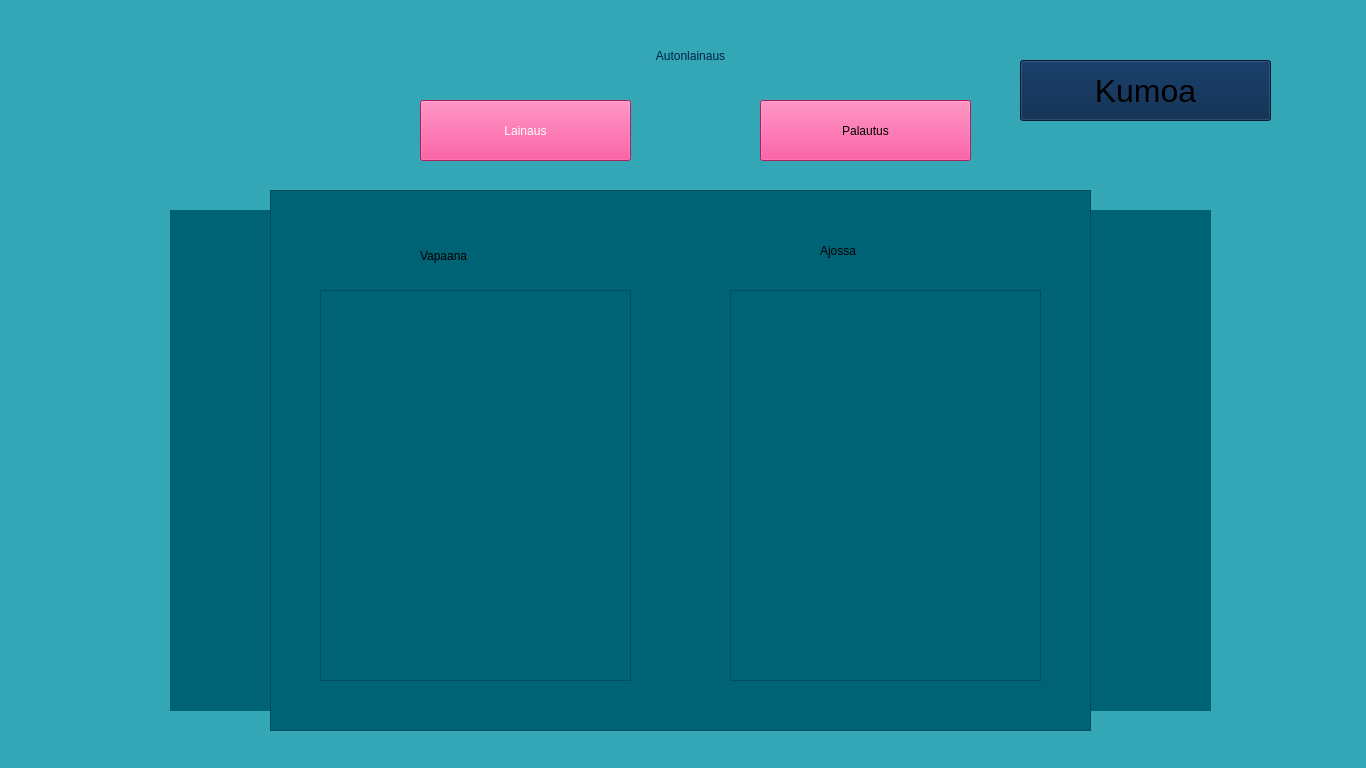
<?xml version="1.0" encoding="UTF-8"?>
<ui version="4.0">
 <class>MainWindow</class>
 <widget class="QMainWindow" name="MainWindow">
  <property name="geometry">
   <rect>
    <x>0</x>
    <y>0</y>
    <width>1366</width>
    <height>768</height>
   </rect>
  </property>
  <property name="font">
   <font>
    <pointsize>11</pointsize>
    <bold>true</bold>
   </font>
  </property>
  <property name="cursor">
   <cursorShape>PointingHandCursor</cursorShape>
  </property>
  <property name="windowTitle">
   <string>MainWindow</string>
  </property>
  <property name="toolTip">
   <string/>
  </property>
  <property name="toolTipDuration">
   <number>-3000</number>
  </property>
  <property name="styleSheet">
   <string notr="true">
background-color: rgb(51, 167, 181);</string>
  </property>
  <widget class="QWidget" name="centralwidget">
   <widget class="QFrame" name="namesFrame">
    <property name="geometry">
     <rect>
      <x>170</x>
      <y>210</y>
      <width>1041</width>
      <height>501</height>
     </rect>
    </property>
    <property name="styleSheet">
     <string notr="true">background-color: rgb(0, 98, 117);</string>
    </property>
    <widget class="QPushButton" name="savePushButton">
     <property name="geometry">
      <rect>
       <x>650</x>
       <y>400</y>
       <width>161</width>
       <height>61</height>
      </rect>
     </property>
     <property name="styleSheet">
      <string notr="true">background-color: rgb(238, 44, 130);
font: 28pt &quot;Segoe UI&quot;;</string>
     </property>
     <property name="text">
      <string>Tallenna</string>
     </property>
    </widget>
    <widget class="QLineEdit" name="readIdLineEdit">
     <property name="geometry">
      <rect>
       <x>100</x>
       <y>180</y>
       <width>231</width>
       <height>71</height>
      </rect>
     </property>
     <property name="styleSheet">
      <string notr="true">background-color: rgb(255, 255, 255);
font: 22pt &quot;Segoe UI&quot;;
color: rgb(0, 0, 0);</string>
     </property>
     <property name="text">
      <string/>
     </property>
    </widget>
    <widget class="QLineEdit" name="keyBarcodeLineEdit">
     <property name="geometry">
      <rect>
       <x>510</x>
       <y>160</y>
       <width>231</width>
       <height>71</height>
      </rect>
     </property>
     <property name="styleSheet">
      <string notr="true">font: 28pt &quot;Segoe UI&quot;;
background-color: rgb(255, 255, 255);
color: rgb(0, 0, 0);</string>
     </property>
     <property name="text">
      <string/>
     </property>
    </widget>
    <widget class="QLabel" name="readIdLabel">
     <property name="geometry">
      <rect>
       <x>110</x>
       <y>90</y>
       <width>211</width>
       <height>51</height>
      </rect>
     </property>
     <property name="styleSheet">
      <string notr="true">font: 22pt &quot;Segoe UI&quot;;
background-color: rgb(0, 33, 72);</string>
     </property>
     <property name="text">
      <string>Lue ajokortti</string>
     </property>
     <property name="alignment">
      <set>Qt::AlignmentFlag::AlignCenter</set>
     </property>
    </widget>
    <widget class="QLabel" name="keyBarcodeLabel">
     <property name="geometry">
      <rect>
       <x>520</x>
       <y>90</y>
       <width>211</width>
       <height>51</height>
      </rect>
     </property>
     <property name="styleSheet">
      <string notr="true">font: 22pt &quot;Segoe UI&quot;;
background-color: rgb(0, 33, 72);</string>
     </property>
     <property name="text">
      <string>Lue avain</string>
     </property>
     <property name="alignment">
      <set>Qt::AlignmentFlag::AlignCenter</set>
     </property>
    </widget>
    <widget class="QLineEdit" name="keyBarcodeReturnLineEdit">
     <property name="geometry">
      <rect>
       <x>510</x>
       <y>160</y>
       <width>231</width>
       <height>71</height>
      </rect>
     </property>
     <property name="styleSheet">
      <string notr="true">font: 28pt &quot;Segoe UI&quot;;
background-color: rgb(255, 255, 255);
color: rgb(0, 0, 0);</string>
     </property>
     <property name="text">
      <string/>
     </property>
    </widget>
    <widget class="QLabel" name="lenderNameLabel">
     <property name="geometry">
      <rect>
       <x>80</x>
       <y>180</y>
       <width>281</width>
       <height>71</height>
      </rect>
     </property>
     <property name="styleSheet">
      <string notr="true">font: 12pt &quot;Segoe UI&quot;;
color: rgb(0, 33, 72);</string>
     </property>
     <property name="text">
      <string/>
     </property>
     <property name="scaledContents">
      <bool>false</bool>
     </property>
     <property name="alignment">
      <set>Qt::AlignmentFlag::AlignCenter</set>
     </property>
    </widget>
    <widget class="QLabel" name="dateLabel">
     <property name="geometry">
      <rect>
       <x>120</x>
       <y>310</y>
       <width>151</width>
       <height>41</height>
      </rect>
     </property>
     <property name="styleSheet">
      <string notr="true">font: 22pt &quot;Segoe UI&quot;;</string>
     </property>
     <property name="text">
      <string>31.01.2025</string>
     </property>
    </widget>
    <widget class="QLabel" name="calendarLabel">
     <property name="geometry">
      <rect>
       <x>80</x>
       <y>310</y>
       <width>31</width>
       <height>41</height>
      </rect>
     </property>
     <property name="text">
      <string/>
     </property>
     <property name="pixmap">
      <pixmap resource="testpictures.qrc">:/png/uiPictures/calendar.drawio</pixmap>
     </property>
     <property name="scaledContents">
      <bool>true</bool>
     </property>
    </widget>
    <widget class="QLabel" name="timeLabel">
     <property name="geometry">
      <rect>
       <x>520</x>
       <y>310</y>
       <width>121</width>
       <height>41</height>
      </rect>
     </property>
     <property name="styleSheet">
      <string notr="true">font: 20pt &quot;Segoe UI&quot;;</string>
     </property>
     <property name="text">
      <string>09:51</string>
     </property>
    </widget>
    <widget class="QLabel" name="clockLabel">
     <property name="geometry">
      <rect>
       <x>460</x>
       <y>310</y>
       <width>41</width>
       <height>41</height>
      </rect>
     </property>
     <property name="text">
      <string/>
     </property>
     <property name="pixmap">
      <pixmap resource="testpictures.qrc">:/png/uiPictures/clock.drawio</pixmap>
     </property>
     <property name="scaledContents">
      <bool>true</bool>
     </property>
    </widget>
    <widget class="QLabel" name="carPhotoLabel">
     <property name="geometry">
      <rect>
       <x>770</x>
       <y>200</y>
       <width>251</width>
       <height>191</height>
      </rect>
     </property>
     <property name="text">
      <string/>
     </property>
     <property name="pixmap">
      <pixmap>../../../Pictures/XUX682.png</pixmap>
     </property>
     <property name="scaledContents">
      <bool>true</bool>
     </property>
    </widget>
    <widget class="QPushButton" name="saveReturnPushButton">
     <property name="geometry">
      <rect>
       <x>650</x>
       <y>400</y>
       <width>161</width>
       <height>61</height>
      </rect>
     </property>
     <property name="styleSheet">
      <string notr="true">background-color: rgb(238, 44, 130);
font: 28pt &quot;Segoe UI&quot;;</string>
     </property>
     <property name="text">
      <string>Tallenna</string>
     </property>
    </widget>
    <widget class="QLabel" name="carsInfoStatusLabel">
     <property name="geometry">
      <rect>
       <x>490</x>
       <y>160</y>
       <width>281</width>
       <height>71</height>
      </rect>
     </property>
     <property name="styleSheet">
      <string notr="true">font: 12pt &quot;Segoe UI&quot;;
color: rgb(0, 33, 72);</string>
     </property>
     <property name="text">
      <string/>
     </property>
     <property name="scaledContents">
      <bool>false</bool>
     </property>
     <property name="alignment">
      <set>Qt::AlignmentFlag::AlignCenter</set>
     </property>
    </widget>
   </widget>
   <widget class="QLabel" name="teacherLabel">
    <property name="geometry">
     <rect>
      <x>100</x>
      <y>20</y>
      <width>151</width>
      <height>151</height>
     </rect>
    </property>
    <property name="text">
     <string/>
    </property>
    <property name="pixmap">
     <pixmap>uiPictures/teacher.png</pixmap>
    </property>
    <property name="scaledContents">
     <bool>true</bool>
    </property>
   </widget>
   <widget class="QLabel" name="statusLabel">
    <property name="geometry">
     <rect>
      <x>550</x>
      <y>20</y>
      <width>281</width>
      <height>71</height>
     </rect>
    </property>
    <property name="styleSheet">
     <string notr="true">font: 28pt &quot;Segoe UI&quot;;
color: rgb(0, 33, 72);</string>
    </property>
    <property name="text">
     <string>Autonlainaus</string>
    </property>
    <property name="scaledContents">
     <bool>false</bool>
    </property>
    <property name="alignment">
     <set>Qt::AlignmentFlag::AlignCenter</set>
    </property>
   </widget>
   <widget class="QPushButton" name="takeCarPushButton">
    <property name="geometry">
     <rect>
      <x>420</x>
      <y>100</y>
      <width>211</width>
      <height>61</height>
     </rect>
    </property>
    <property name="cursor">
     <cursorShape>PointingHandCursor</cursorShape>
    </property>
    <property name="styleSheet">
     <string notr="true">background-color: rgb(238, 44, 130);
alternate-background-color: rgb(238, 44, 130);
color: rgb(255, 255, 255);
font: 24pt &quot;Segoe UI&quot;;</string>
    </property>
    <property name="text">
     <string>Lainaus</string>
    </property>
   </widget>
   <widget class="QPushButton" name="returnCarPushButton">
    <property name="geometry">
     <rect>
      <x>760</x>
      <y>100</y>
      <width>211</width>
      <height>61</height>
     </rect>
    </property>
    <property name="cursor">
     <cursorShape>PointingHandCursor</cursorShape>
    </property>
    <property name="styleSheet">
     <string notr="true">background-color: rgb(238, 44, 130);
alternate-background-color: rgb(238, 44, 130);
font: 24pt &quot;Segoe UI&quot;;</string>
    </property>
    <property name="text">
     <string>Palautus</string>
    </property>
   </widget>
   <widget class="QPushButton" name="goBackPushButton">
    <property name="geometry">
     <rect>
      <x>1020</x>
      <y>60</y>
      <width>251</width>
      <height>61</height>
     </rect>
    </property>
    <property name="font">
     <font>
      <pointsize>24</pointsize>
     </font>
    </property>
    <property name="styleSheet">
     <string notr="true">
background-color: rgb(0, 33, 72);
</string>
    </property>
    <property name="text">
     <string>Kumoa</string>
    </property>
    <property name="icon">
     <iconset resource="testpictures.qrc">
      <normaloff>:/png/uiPictures/goBackArrow.drawio</normaloff>:/png/uiPictures/goBackArrow.drawio</iconset>
    </property>
    <property name="iconSize">
     <size>
      <width>24</width>
      <height>24</height>
     </size>
    </property>
   </widget>
   <widget class="QFrame" name="startFrame">
    <property name="geometry">
     <rect>
      <x>270</x>
      <y>190</y>
      <width>821</width>
      <height>541</height>
     </rect>
    </property>
    <property name="styleSheet">
     <string notr="true">background-color: rgb(0, 98, 117);</string>
    </property>
    <property name="frameShape">
     <enum>QFrame::Shape::StyledPanel</enum>
    </property>
    <property name="frameShadow">
     <enum>QFrame::Shadow::Raised</enum>
    </property>
    <widget class="QLabel" name="vapaanaLabel">
     <property name="geometry">
      <rect>
       <x>150</x>
       <y>50</y>
       <width>121</width>
       <height>31</height>
      </rect>
     </property>
     <property name="styleSheet">
      <string notr="true">font: 22pt &quot;Segoe UI&quot;;</string>
     </property>
     <property name="text">
      <string>Vapaana</string>
     </property>
    </widget>
    <widget class="QLabel" name="ajossaLabel">
     <property name="geometry">
      <rect>
       <x>550</x>
       <y>40</y>
       <width>81</width>
       <height>41</height>
      </rect>
     </property>
     <property name="styleSheet">
      <string notr="true">font: 22pt &quot;Segoe UI&quot;;</string>
     </property>
     <property name="text">
      <string>Ajossa</string>
     </property>
    </widget>
    <widget class="QPlainTextEdit" name="availablePlainTextEdit">
     <property name="geometry">
      <rect>
       <x>50</x>
       <y>100</y>
       <width>311</width>
       <height>391</height>
      </rect>
     </property>
     <property name="styleSheet">
      <string notr="true">font: 14pt &quot;Segoe UI&quot;;</string>
     </property>
     <property name="readOnly">
      <bool>true</bool>
     </property>
    </widget>
    <widget class="QPlainTextEdit" name="rentedPlainTextEdit">
     <property name="geometry">
      <rect>
       <x>460</x>
       <y>100</y>
       <width>311</width>
       <height>391</height>
      </rect>
     </property>
     <property name="styleSheet">
      <string notr="true">font: 14pt &quot;Segoe UI&quot;;</string>
     </property>
     <property name="readOnly">
      <bool>true</bool>
     </property>
    </widget>
   </widget>
  </widget>
  <widget class="QStatusBar" name="statusbar"/>
  <action name="actionedellinen">
   <property name="icon">
    <iconset theme="application-exit"/>
   </property>
   <property name="text">
    <string>Lopeta</string>
   </property>
   <property name="shortcut">
    <string>Ctrl+Q</string>
   </property>
  </action>
  <action name="actionKaikki">
   <property name="text">
    <string>Kaikki</string>
   </property>
  </action>
 </widget>
 <resources>
  <include location="testpictures.qrc"/>
 </resources>
 <connections/>
</ui>
